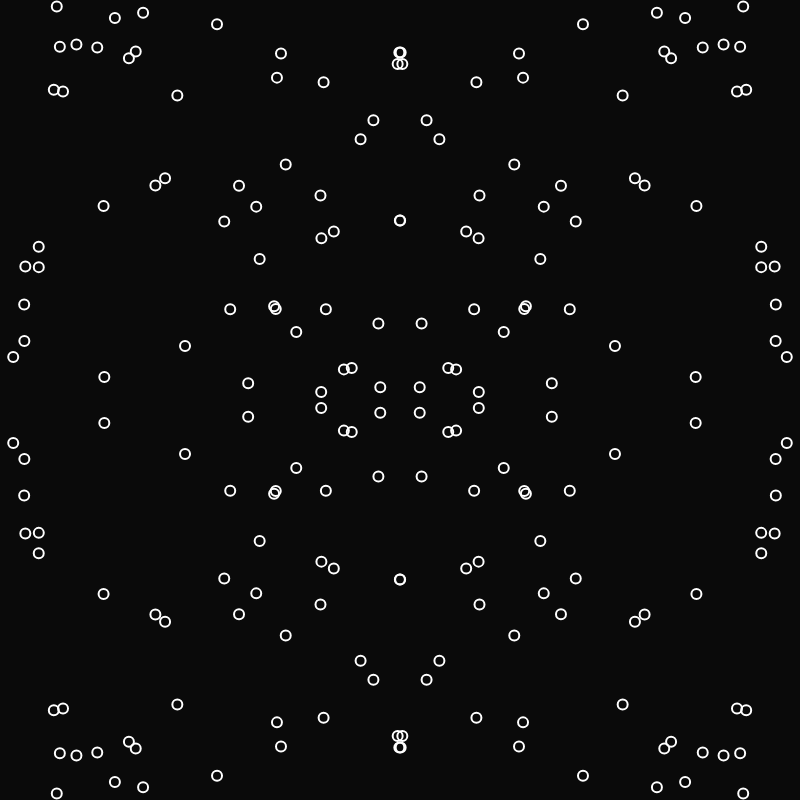
Frame 1 (no input)
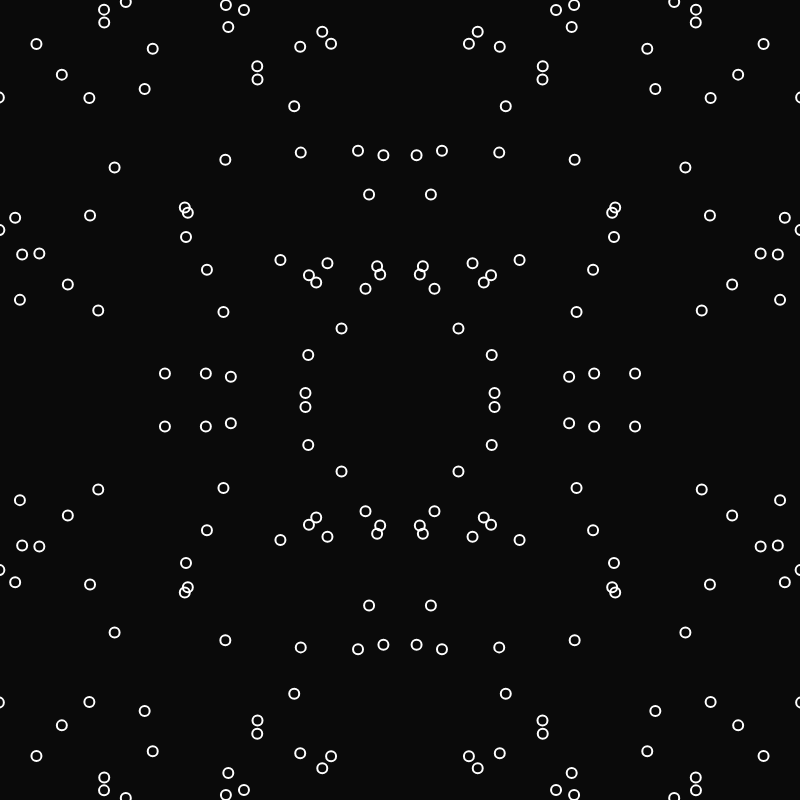
Frame 60 (no input)
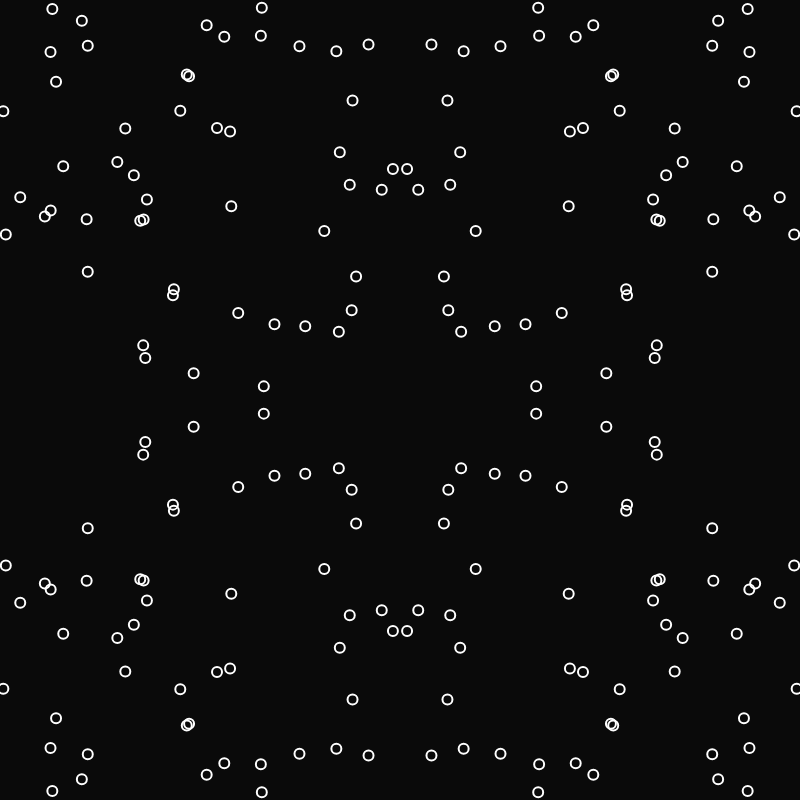
Frame 120 (the mouse pressed at the canvas centre since frame 60)

The p5.js sketch that drew these frames (run headless with seeded random() and noise() and a simulated clock; from frame 60 on, the mouse is pressed at the canvas centre):

// p5.js sketch
// ── sketch.js
let points = [];
let maxPoints = 50; // Number of moving points
let speed = 2;

function setup() {
  createCanvas(800, 800);
  noFill();
  stroke(255);
  strokeWeight(2);

  // Initialize random points for symmetry
  for (let i = 0; i < maxPoints; i++) {
    points.push(new SymmetricPoint(random(width / 2), random(height)));
  }
}

function draw() {
  background(10);

  for (let p of points) {
    p.update();
    p.display();
  }
}

// Class for moving points that are mirrored
class SymmetricPoint {
  constructor(x, y) {
    this.x = x;
    this.y = y;
    this.angle = random(TWO_PI);
    this.speed = random(0.5, speed);
  }

  update() {
    // Move in a smooth circular motion
    this.x += cos(this.angle) * this.speed;
    this.y += sin(this.angle) * this.speed;
    this.angle += random(-0.1, 0.1); // Random movement variations

    // Bounce off edges
    if (this.x < 0 || this.x > width / 2) this.speed *= -1;
    if (this.y < 0 || this.y > height) this.angle += PI;
  }

  display() {
    // Left side
    ellipse(this.x, this.y, 10, 10);
    
    // Mirrored Right side
    ellipse(width - this.x, this.y, 10, 10);
    
    // Top-Bottom Mirroring (Quadrant symmetry)
    ellipse(this.x, height - this.y, 10, 10);
    ellipse(width - this.x, height - this.y, 10, 10);
  }
}
